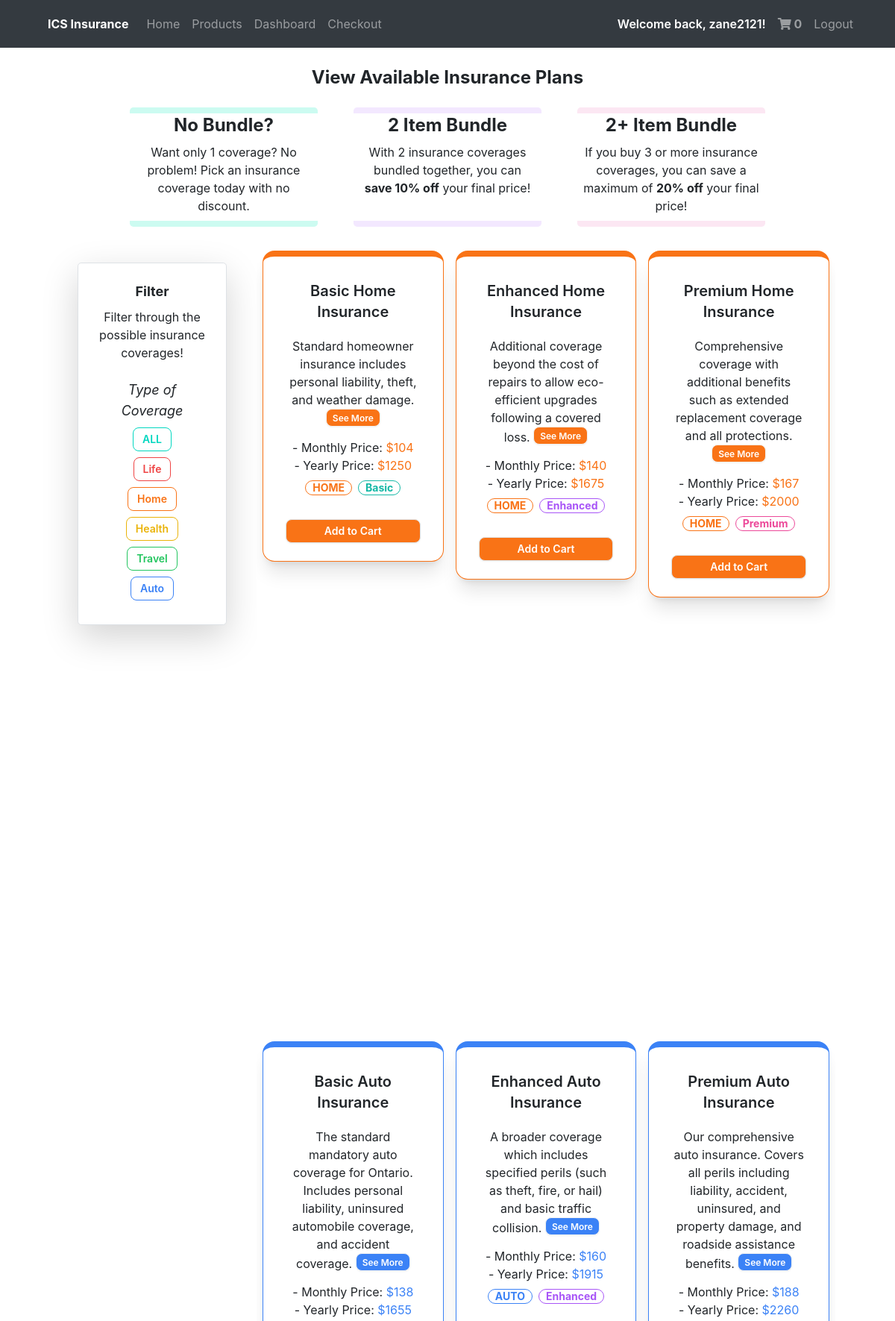
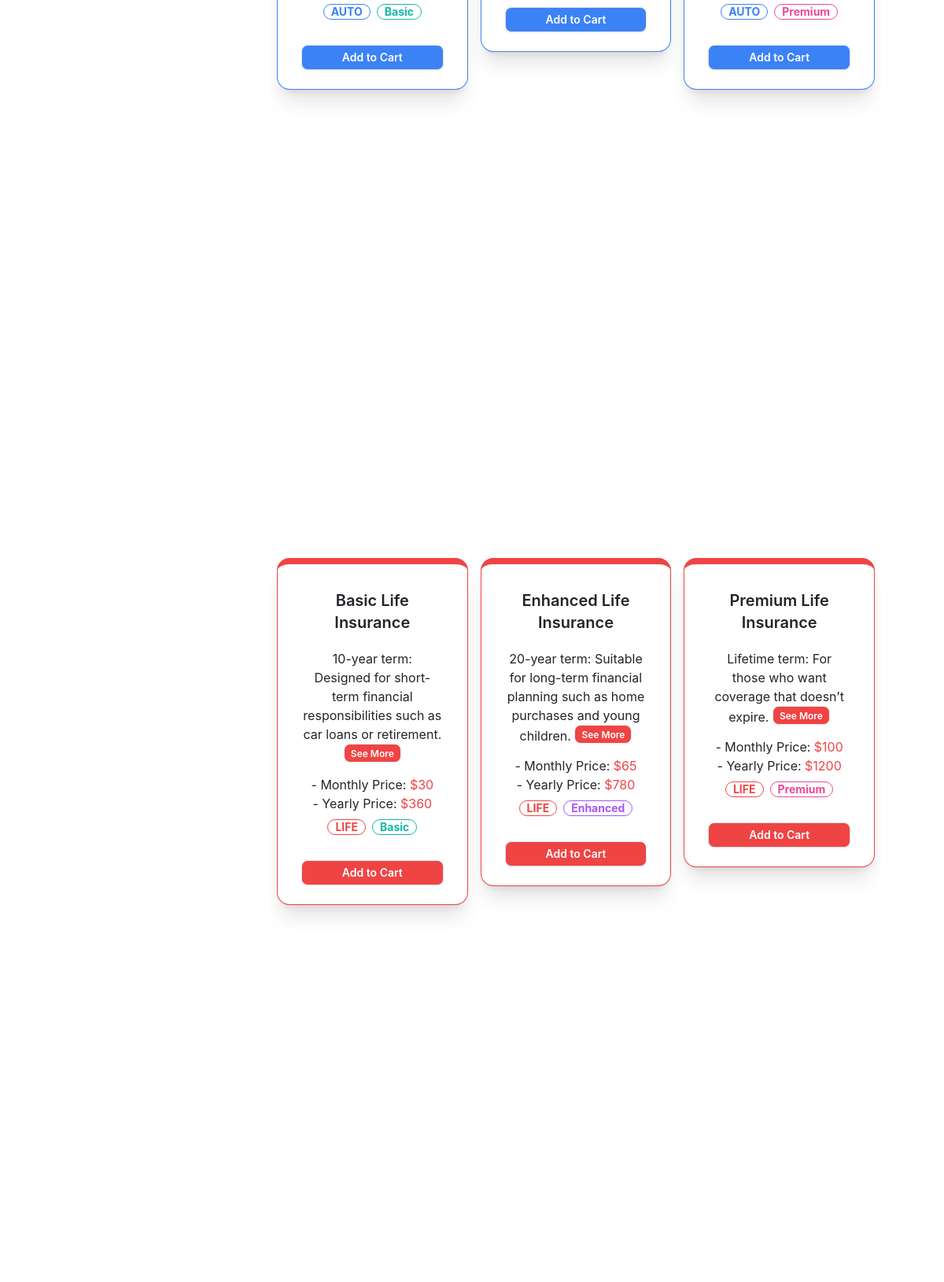
The page /products (signed in, upper part) on the database its author committed (2 pictures, top to bottom).
### docs/models.py (models this page shows, shortened)
class User(db.Model, UserMixin): #Use UserMixin class to add prexisting methods
    id = db.Column(db.Integer(), primary_key = True)
    username = db.Column(db.String(length = 45), nullable = False, unique = True)
    email_address = db.Column(db.String(), unique = True, nullable = False)
    password_hash = db.Column(db.String(), nullable = False)
    isAdmin = db.Column(db.Boolean())
    insuranceSelection = db.relationship('Purchases', backref = "insurance_selection", lazy = True)
    @property
    def password(self):
      return self.password

class Options(db.Model):
  id = db.Column(db.Integer(), primary_key = True)
  title =  db.Column(db.String(length = 45), nullable = False)
  type =  db.Column(db.String(length = 45), nullable = False)
  yearly_price = db.Column(db.Integer(), nullable = False)
  month_price = db.Column(db.Integer(), nullable = False)
  mini_description = db.Column(db.String(length = 1000), nullable = False)
  description = db.Column(db.String(length = 1000), nullable = False)
  colour = db.Column(db.String(length = 100), nullable = False)
  tier = db.Column(db.String(length = 100), nullable = False)

### docs/routes.py (the view)
@app.route("/products", methods = ["POST", "GET"])
def products_page():
  options = Options.query.all()
  if not current_user.is_authenticated:
    return render_template("products.html", cart_count = None, current_user = None, options = options)
  if request.method == "POST":
    return render_template("products.html", current_user=current_user)
  cart_count = Cart.query.filter_by(owner = current_user.id).count()
  options = Options.query.all()
  return render_template("products.html", cart_count = cart_count, current_user=current_user, options=options)

### docs/models.py (called while the page is built)
@loginmanager.user_loader #Required property for the users to be authenticated
def load_user(user_id):
    return User.query.get(user_id)

### docs/templates/products.html (shortened to what this page needs)
{% extends "base.html" %}  {% block body %}
<div class="w-full mx-auto">
  {% if current_user.is_authenticated %}
  <h1 class="text-2xl font-bold my-4 mx-20 text-center">
    View Available Insurance Plans
  </h1>
  {% else %}
  <h1 class="text-2xl font-bold my-4 mx-20">View Available Insurance Plans</h1>
  {% endif %}
  <div class="flex flex-row rounded-lg w-3/4 mx-auto my-4">
    <div class="border-teal-100 border-t-8 border-b-8 rounded-lg w-1/3 mx-4">
      <h1 class="text-center text-2xl font-bold">No Bundle?</h1>
      <p class="text-center p-2">
        Want only 1 coverage? No problem! Pick an insurance coverage today with no discount.
      </p>
    </div>
    <div class="border-purple-100 border-t-8 border-b-8 rounded-lg w-1/3 mx-4">
      <h1 class="text-center text-2xl font-bold">2 Item Bundle</h1>
      <p class="text-center p-2">
        With 2 insurance coverages bundled together, you can <span class="font-bold">save 10% off</span> your
        final price!
      </p>
    </div>
    <div class="border-pink-100 border-t-8 border-b-8 rounded-lg w-1/3 mx-4">
      <h1 class="text-center text-2xl font-bold">2+ Item Bundle</h1>
      <p class="text-center p-2">
        If you buy 3 or more insurance coverages, you can save a maximum of <span class="font-bold">20%
          off</span> your final price!
      </p>
    </div>
  </div>
  <div>
    <div class="grid sm:grid-cols-12 gap-4 md:mx-20 mx-10">
      <div class="md:col-span-3 row-span-2 text-center rounded-lg">
        <div
          class="m-4 p-4 rounded-lg shadow-lg min-h-[100px] bg-white border border-2 border-gray-500"
        >
          <h1 class="pb-2 text-lg font-bold">Filter</h1>
          <p class="text-center pb-4">Filter through the possible insurance coverages!</p>
          <h2 class="text-lg italic">Type of Coverage</h2>
          <div class="filterbtns types">
            <button
              class="filterbtn block mx-auto m-2 btn btn-xs md:btn-sm btn-outline btn-accent"
              id="ALL"
            >
              ALL
            </button>
            <button
              class="filterbtn block mx-auto m-2 btn btn-xs md:btn-sm btn-outline text-red-500"
              id="LIFE"
            >
              Life
            </button>
            <button
              class="filterbtn block mx-auto m-2 btn btn-xs md:btn-sm btn-outline text-orange-500"
              id="HOME"
            >
              Home
            </button>
            <button
              class="filterbtn block mx-auto m-2 btn btn-xs md:btn-sm btn-outline text-yellow-500"
              id="HEALTH"
            >
              Health
            </button>
            <button
              class="filterbtn block mx-auto m-2 btn btn-xs md:btn-sm btn-outline text-green-500"
              id="TRAVEL"
            >
              Travel
            </button>
            <button
              class="filterbtn block mx-auto m-2 btn btn-xs md:btn-sm btn-outline text-blue-500"
              id="AUTO"
            >
              Auto
            </button>
          </div>
        </div>
      </div>
      <div
        class="filters grid sm:grid-cols-12 row-span-1 sm:col-span-9 text-center bg-white h-screen overflow-y-scroll"
      >
        {% for option in options %}
        <div
          class="card filter ALL h-fit {{option.type}} {{option.tier}} shadow-xl h-lg md:col-span-4 sm:col-span-6 m-2 border-t-8 border-{{option.colour}}-500 "
        >
          <div class="card-body">
            <h2 class="card-title text-{{option.colour}}">{{option.title}}</h2>
            <p>
              {{ option.mini_description }}
              <label
                for="{{option.id}}"
                class="btn btn-xs bg-{{option.colour}}-500 text-white"
                >See More</label
              >
            </p>
            <ul class="">
              <li>
                - Monthly Price:
                <span class="text-{{option.colour}}-500"
                  >${{option.month_price}}</span
                >
              </li>
              <li>
                - Yearly Price:
                <span class="text-{{option.colour}}-500"
                  >${{option.yearly_price}}</span
                >
              </li>
            </ul>
            <div class="card-actions justify-center">
              <div class="badge badge-outline text-{{option.colour}}-500">
                {{ option.type }}
              </div>
              {% if option.tier == 'Basic' %}
              <div class="badge badge-outline text-teal-500">
                {{option.tier}}
              </div>
              {% elif option.tier == 'Enhanced'%}
              <div class="badge badge-outline text-purple-500">
                {{option.tier}}
              </div>
              {% else %}
              <div class="badge badge-outline text-pink-500">
                {{option.tier}}
              </div>
              {% endif %}
            </div>
          </div>
          <a
            href="/cart?product_id={{option.id}}"
            class="btn btn-sm bg-{{option.colour}}-500 mb-4 text-white w-3/4 mx-auto border border-{{option.colour}}-500 mb-2 hover:btn-outline hover:text-{{option.colour}}-500"
            >Add to Cart</a
          >
        </div>
        {% endfor %}
      </div>
    </div>
  </div>
</div>
{% endblock %}

### docs/templates/base.html (shortened to what this page needs)
<!DOCTYPE html>
<html lang="en" data-theme="light">
  <head>
    <link
      rel="stylesheet"
      href="https://stackpath.bootstrapcdn.com/bootstrap/4.4.1/css/bootstrap.min.css"
    />
    <link
      rel="stylesheet"
      href="https://cdnjs.cloudflare.com/ajax/libs/font-awesome/5.15.3/css/all.min.css"
    />
    <link
      rel="stylesheet"
      href="https://stackpath.bootstrapcdn.com/font-awesome/4.7.0/css/font-awesome.min.css"
    />
    <link
      href="https://cdn.jsdelivr.net/npm/daisyui@4.12.10/dist/full.min.css"
      rel="stylesheet"
      type="text/css"
    />
    <link
      href="https://cdn.jsdelivr.net/npm/daisyui@4.12.10/dist/full.min.css"
      rel="stylesheet"
      type="text/css"
    />
    <script src="https://cdn.tailwindcss.com"></script>
  </head>
  <body style="overflow-x: clip;" class="bg-white min-h-screen flex flex-start flex-col" style="background-color: white">
    <nav class="navbar navbar-expand-lg navbar-dark bg-dark">
      <div class="collapse navbar-collapse" id="navbar">
        <div class="navbar-nav flex-grow-1 ms-10 me-10">
          <a class="nav-item nav-link font-bold text-white mx-2"
            >ICS Insurance</a
          >
          <a class="nav-item nav-link" id="home" href="/">Home</a>
          <a class="nav-item nav-link" id="products" href="/products"
            >Products</a
          >
          {% if current_user.is_authenticated %}
          <a class="nav-item nav-link" id="dashboard" href="/dashboard"
            >Dashboard</a
          >
          <a class="nav-item nav-link" id="checkout" href="/checkout"
            >Checkout</a
          >
          <div class="lg:ml-auto lg:flex lg:align-items-center justify-center">
            <p class="font-semibold text-white my-auto mx-2">
              Welcome back, {{current_user.username}}!
            </p>
            <a
              class="nav-item nav-link font-bold"
              id="shopping-cart"
              href="/checkout"
            >
              <i class="fas fa-shopping-cart"></i>
              {% if current_user.is_authenticated %} {{cart_count}} {% endif %}
            </a>
            <a class="nav-item nav-link" id="logout" href="/logout">Logout</a>
          </div>
          {% endif %}
        </div>
      </div>
    </nav>
    {% block body %}{% endblock %}
  </body>
</html>

### rows shown on the page
User: username "zane2121"
Options: title "Basic Home Insurance", mini_description "Standard homeowner insurance includes personal liability, theft, and weather damage.", month_price "104", yearly_price "1250", type "HOME", tier "Basic"
Options: title "Enhanced Home Insurance", mini_description "Additional coverage beyond the cost of repairs to allow eco-efficient upgrades following a covered loss.", month_price "140", yearly_price "1675", type "HOME", tier "Enhanced"
Options: title "Premium Home Insurance", mini_description "Comprehensive coverage with additional benefits such as extended replacement coverage and all protections.", month_price "167", yearly_price "2000", type "HOME", tier "Premium"
Options: title "Basic Auto Insurance", mini_description "The standard mandatory auto coverage for Ontario. Includes personal liability, uninsured automobile coverage, and accident coverage.", month_price "138", yearly_price "1655", type "AUTO", tier "Basic"
Options: title "Enhanced Auto Insurance", mini_description "A broader coverage which includes specified perils (such as theft, fire, or hail) and basic traffic collision.", month_price "160", yearly_price "1915", type "AUTO", tier "Enhanced"
Options: title "Premium Auto Insurance", mini_description "Our comprehensive auto insurance. Covers all perils including liability, accident, uninsured, and property damage, and roadside assistance benefits.", month_price "188", yearly_price "2260", type "AUTO", tier "Premium"
Options: title "Basic Life Insurance", mini_description "10-year term: Designed for short-term financial responsibilities such as car loans or retirement.", month_price "30", yearly_price "360", type "LIFE", tier "Basic"
Options: title "Enhanced Life Insurance", mini_description "20-year term: Suitable for long-term financial planning such as home purchases and young children.", month_price "65", yearly_price "780", type "LIFE", tier "Enhanced"
Options: title "Premium Life Insurance", mini_description "Lifetime term: For those who want coverage that doesn’t expire.", month_price "100", yearly_price "1200", type "LIFE", tier "Premium"

### other values the page prints
{{ cart_count }} "0"
